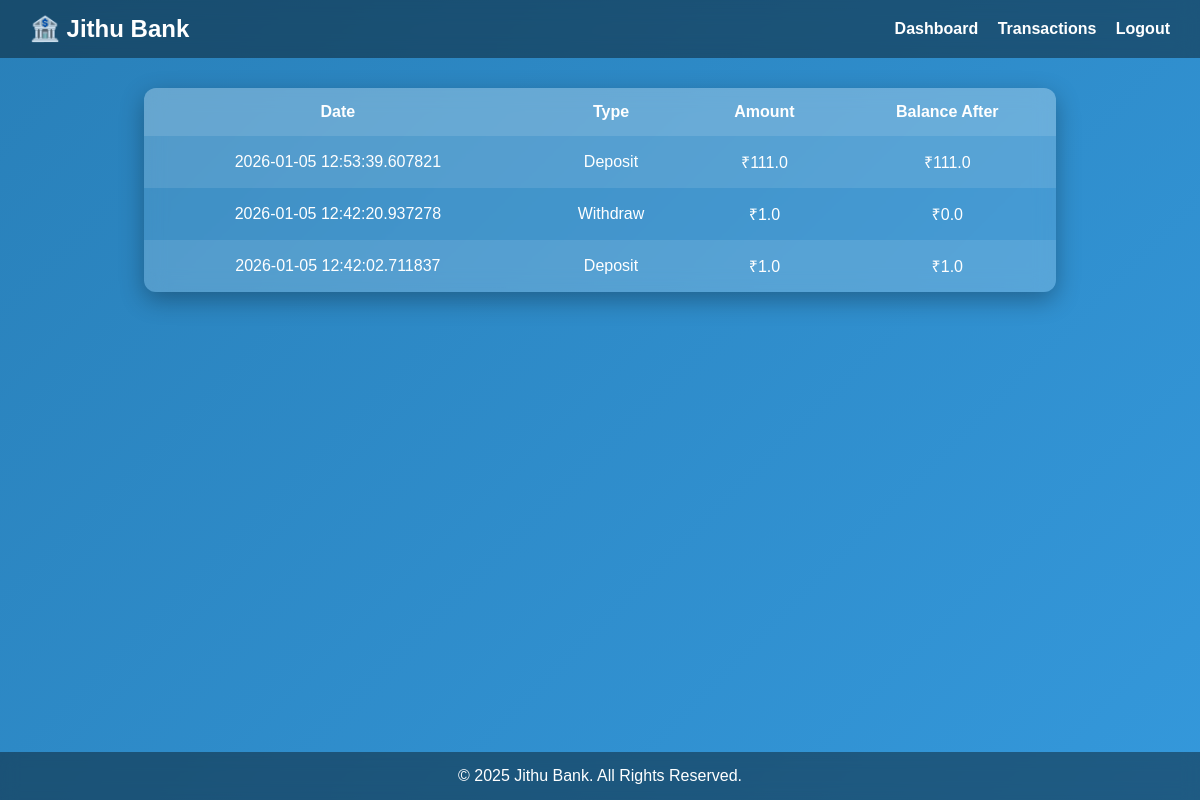
/transactions (signed in), run on the app's committed database.
### app.py (models this page shows)
class Transaction(db.Model):
    id = db.Column(db.Integer, primary_key=True)
    user_id = db.Column(db.Integer, db.ForeignKey('user.id'), nullable=False)
    type = db.Column(db.String(10), nullable=False)  # 'Deposit' or 'Withdraw'
    amount = db.Column(db.Float, nullable=False)
    balance = db.Column(db.Float, nullable=False)  # Balance after this transaction
    date = db.Column(db.DateTime, default=datetime.utcnow)

### app.py (the view)
@app.route("/transactions")
@login_required
def transactions():
    txns = Transaction.query.filter_by(user_id=current_user.id).order_by(Transaction.date.desc()).all()
    return render_template("transactions.html", user=current_user, transactions=txns)

### app.py (called while the page is built)
@login_manager.user_loader
def load_user(user_id):
    return User.query.get(int(user_id))

### templates/transactions.html (shortened to what this page needs)
<!DOCTYPE html>
<html>
<head>
</head>
<body>
    <header>
        <h1>🏦 Jithu Bank</h1>
        <nav>
            <a href="{{ url_for('dashboard') }}">Dashboard</a>
            <a href="{{ url_for('transactions') }}">Transactions</a>
            <a href="{{ url_for('logout') }}">Logout</a>
        </nav>
    </header>
    <div class="container">
        <table>
            <tr>
                <th>Date</th>
                <th>Type</th>
                <th>Amount</th>
                <th>Balance After</th>
            </tr>
            {% for txn in transactions %}
            <tr>
                <td>{{ txn.date }}</td>
                <td>{{ txn.type }}</td>
                <td>₹{{ txn.amount }}</td>
                <td>₹{{ txn.balance }}</td>
            </tr>
            {% endfor %}
        </table>
    </div>
    <footer>
        © 2025 Jithu Bank. All Rights Reserved.
    </footer>
</body>
</html>

### templates/transactions.html (style rules this page uses)
body { background: linear-gradient(135deg, #2980b9, #3498db); margin: 0; font-family: Arial, sans-serif; color: white; display: flex; flex-direction: column; min-height: 100vh; }
header { background: rgba(0,0,0,0.4); padding: 15px 30px; display: flex; justify-content: space-between; align-items: center; backdrop-filter: blur(10px); }
header h1 { margin: 0; font-size: 24px; font-weight: bold; }
nav a { color: white; margin-left: 15px; text-decoration: none; font-weight: bold; transition: 0.3s; }
.container { flex: 1; padding: 30px; display: flex; justify-content: center; align-items: flex-start; }
table { width: 80%; border-collapse: collapse; background: rgba(255,255,255,0.1); backdrop-filter: blur(10px); border-radius: 12px; overflow: hidden; box-shadow: 0 8px 25px rgba(0,0,0,0.3); }
th, td { padding: 15px; text-align: center; }
th { background: rgba(255,255,255,0.2); font-size: 16px; }
tr:nth-child(even) { background: rgba(255,255,255,0.1); }
footer { text-align: center; padding: 15px; background: rgba(0,0,0,0.4); backdrop-filter: blur(8px); }

### data on the page
Transaction: date "2026-01-05 12:53:39.607821", type "Deposit", amount "111.0", balance "111.0"
Transaction: date "2026-01-05 12:42:20.937278", type "Withdraw", amount "1.0", balance "0.0"
Transaction: date "2026-01-05 12:42:02.711837", type "Deposit", amount "1.0", balance "1.0"
